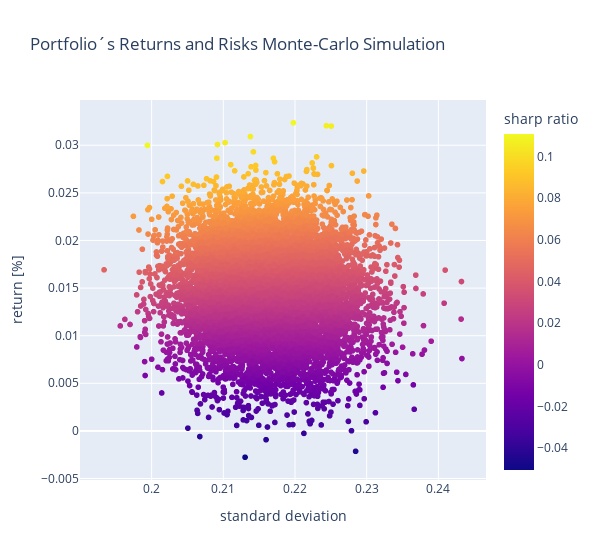

Notebook code cell kept with this figure:
### Code cell
# plot returns vs risk
fig = px.scatter(x=df_simulation['portfolio standard dev'], 
                 y=df_simulation['portfolio return']*100,
                 color=df_simulation['portfolio sharp ratio']*100,
                 labels={'y': 'return [%]', 'x': 'standard deviation', 'color': 'sharp ratio'},
                 width=600, 
                 title='Portfolio´s Returns and Risks Monte-Carlo Simulation')
fig.show()

### Figure 1 — Plotly figure (JSON) as saved in the notebook; plotly's stock layout.template omitted (floating-point values rounded to 4 significant figures; data arrays with more than 128 entries replaced by an {"elided": "..."} marker saying what was removed)
{"data": [{"hovertemplate": "standard deviation=%{x}<br>return [%]=%{y}<br>sharp ratio=%{marker.color}<extra></extra>", "legendgroup": "", "marker": {"color": {"elided": "10000 float values"}, "coloraxis": "coloraxis", "symbol": "circle"}, "mode": "markers", "name": "", "showlegend": false, "type": "scattergl", "x": {"elided": "10000 float values"}, "xaxis": "x", "y": {"elided": "10000 float values"}, "yaxis": "y"}], "layout": {"coloraxis": {"colorbar": {"title": {"text": "sharp ratio"}}, "colorscale": [[0, "#0d0887"], [0.1111, "#46039f"], [0.2222, "#7201a8"], [0.3333, "#9c179e"], [0.4444, "#bd3786"], [0.5556, "#d8576b"], [0.6667, "#ed7953"], [0.7778, "#fb9f3a"], [0.8889, "#fdca26"], [1, "#f0f921"]]}, "legend": {"tracegroupgap": 0}, "title": {"text": "Portfolio´s Returns and Risks Monte-Carlo Simulation"}, "width": 600, "xaxis": {"anchor": "y", "domain": [0, 1], "title": {"text": "standard deviation"}}, "yaxis": {"anchor": "x", "domain": [0, 1], "title": {"text": "return [%]"}}}}
